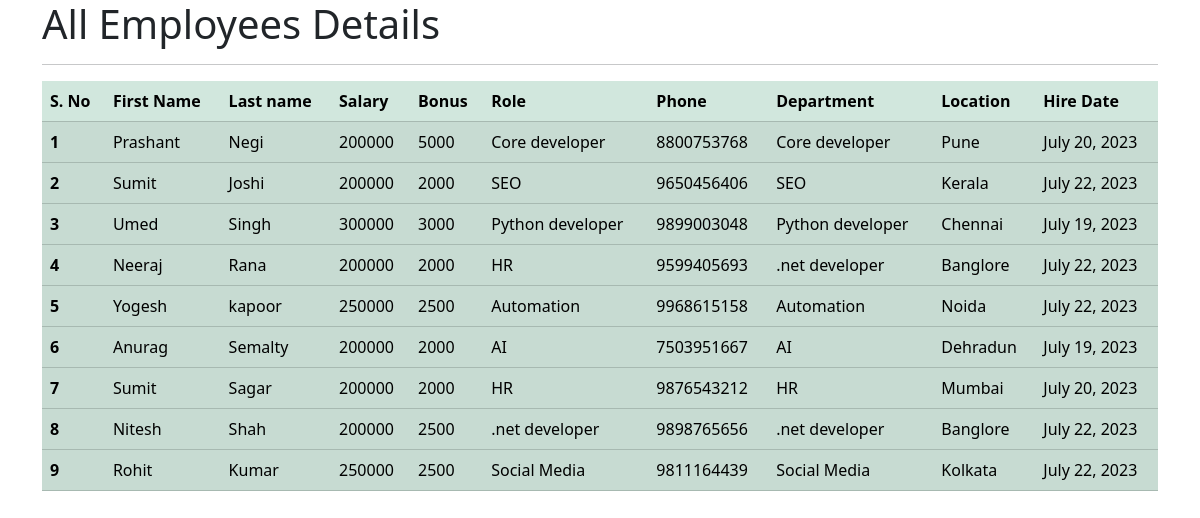
The app's page /all_emp with its own data.
### emp_app/models.py (models this page shows, shortened)
class Employee(models.Model):
    first_name = models.CharField(max_length=100, null=False)
    last_name = models.CharField(max_length=100, null=False)
    dept = models.ForeignKey(Department, on_delete=models.CASCADE)
    salary = models.IntegerField(default=0)
    bonus = models.IntegerField(default=0)
    role = models.ForeignKey(Role, on_delete=models.CASCADE)
    phone = models.IntegerField(default=1)
    hire_date = models.DateField()
    def __str__(self):
        return "%s %s %s" %(self.first_name, self.last_name, self.phone)

class Role(models.Model):
    name = models.CharField(max_length=100, null=False)

class Department(models.Model):
    name = models.CharField(max_length=100, null=False)
    location = models.CharField(max_length=100)

### emp_app/views.py (the view)
# urls.py: path('all_emp', views.all_emp, name= 'all_emp'),
def all_emp(request):
    emps = Employee.objects.all()
    context ={
        'emps': emps
    }
    print(context)
    return render(request, 'all_emp.html', context=context)

### emp_app/templates/all_emp.html (shortened to what this page needs)
<!DOCTYPE html>
<html lang="en">
  <head>
    <link
      href="https://cdn.jsdelivr.net/npm/bootstrap@5.3.2/dist/css/bootstrap.min.css"
      rel="stylesheet"
    />
  </head>
  <body>
    <div class="container">
      <h1>All Employees Details</h1>
      <hr />
      <table class="table table-success table-striped">
        <thead>
          <tr>
            <th scope="col">S. No</th>
            <th scope="col">First Name</th>
            <th scope="col">Last name</th>
            <th scope="col">Salary</th>
            <th scope="col">Bonus</th>
            <th scope="col">Role</th>
            <th scope="col">Phone</th>
            <th scope="col">Department</th>
            <th scope="col">Location</th>
            <th scope="col">Hire Date</th>
          </tr>
        </thead>
        {% for emp in emps %}
        <tbody>
          <tr>
            <th scope="row">{{forloop.counter}}</th>
            <td>{{emp.first_name}}</td>
            <td>{{emp.last_name}}</td>
            <td>{{emp.salary}}</td>
            <td>{{emp.bonus}}</td>
            <td>{{emp.role.name}}</td>
            <td>{{emp.phone}}</td>
            <td>{{emp.dept.name}}</td>
            <td>{{emp.dept.location}}</td>
            <td>{{emp.hire_date}}</td>
          </tr>
        </tbody>
        {% endfor %}
      </table>
    </div>
  </body>
</html>

### records on screen
Employee: first_name "Prashant", last_name "Negi", salary "200000", bonus "5000", role.name "Core developer", phone "8800753768", dept.name "Core developer", dept.location "Pune", hire_date "July 20, 2023"
Employee: first_name "Sumit", last_name "Joshi", salary "200000", bonus "2000", role.name "SEO", phone "9650456406", dept.name "SEO", dept.location "Kerala", hire_date "July 22, 2023"
Employee: first_name "Umed", last_name "Singh", salary "300000", bonus "3000", role.name "Python developer", phone "9899003048", dept.name "Python developer", dept.location "Chennai", hire_date "July 19, 2023"
Employee: first_name "Neeraj", last_name "Rana", salary "200000", bonus "2000", role.name "HR", phone "9599405693", dept.name ".net developer", dept.location "Banglore", hire_date "July 22, 2023"
Employee: first_name "Yogesh", last_name "kapoor", salary "250000", bonus "2500", role.name "Automation", phone "9968615158", dept.name "Automation", dept.location "Noida", hire_date "July 22, 2023"
Employee: first_name "Anurag", last_name "Semalty", salary "200000", bonus "2000", role.name "AI", phone "7503951667", dept.name "AI", dept.location "Dehradun", hire_date "July 19, 2023"
Employee: first_name "Sumit", last_name "Sagar", salary "200000", bonus "2000", role.name "HR", phone "9876543212", dept.name "HR", dept.location "Mumbai", hire_date "July 20, 2023"
Employee: first_name "Nitesh", last_name "Shah", salary "200000", bonus "2500", role.name ".net developer", phone "9898765656", dept.name ".net developer", dept.location "Banglore", hire_date "July 22, 2023"
Employee: first_name "Rohit", last_name "Kumar", salary "250000", bonus "2500", role.name "Social Media", phone "9811164439", dept.name "Social Media", dept.location "Kolkata", hire_date "July 22, 2023"
